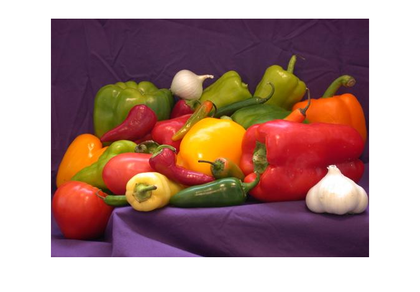
%> input picture img.png, 420 x 292 px, shrunk from 676 x 470 before the run
$ octave Gaussian_RGB.m   (GNU Octave 9; MATLAB toolbox functions it lacks are replaced by stand-ins)
%> lines starting %> are read from the running program, lines starting %| are printed output that depends on the picture
### GenerateI.m
function [Output] = GenerateI(I, sigma, sz)

[x, y] = meshgrid(-sz:sz, -sz:sz);
M = size(x,1)-1;
N = size(y,1)-1;

Exp = -(x.^2+y.^2)/(2*sigma*sigma);
K = exp(Exp)/(2*pi*sigma*sigma);

for i = 1:size(I, 1) - M
    for j = 1:size(I, 2) - N
        Temp = I(i:i+M, j:j+M).*K;
        Output(i,j) = sum(Temp(:));
    end
end

### Gaussian_RGB.m
clc; close all; clear;
% reading the image and adding Gaussian Noise for it
img = imread('C:\Users\m\Desktop\img.png');
%> img is the input picture: size 292x420x3 uint8; mean R, G, B 171.8, 138.2, 132.9
img = imnoise(img, 'gaussian');
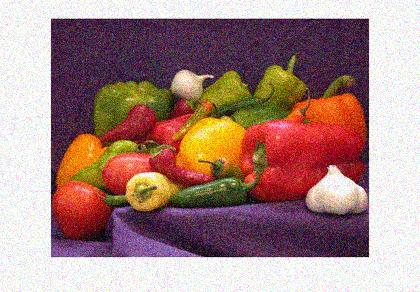
%> img: size 292x420x3 uint8; mean R, G, B 167.4, 134.9, 130
% I = imgaussfilt(img,2)   % Matlab bulid-in Filter
% Seperate RGB Image
red = double(img(:, :, 1));
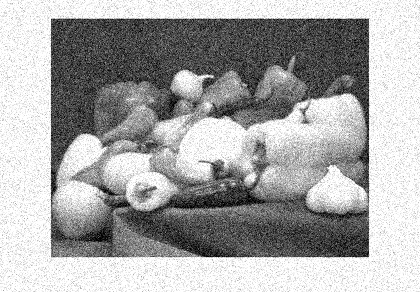
%> red: size 292x420 double; min 0, max 255, mean 167.4
green = double(img(:, :, 2));
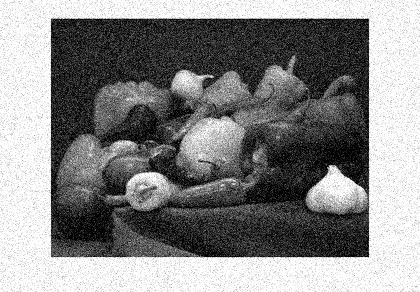
%> green: size 292x420 double; min 0, max 255, mean 134.9
blue = double(img(:, :, 3));
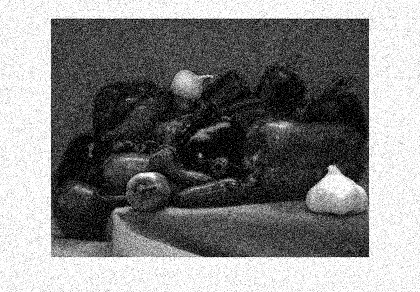
%> blue: size 292x420 double; min 0, max 255, mean 130

sigma = input('Enter Segma value: '); % sigma = 1.75
%> the answer given: 3
sz = input('Enter size: '); % sz = 1
%> the answer given: 3
% appling the equation - GenerateI function
ored = GenerateI(red, sigma, sz);
ogreen = GenerateI(green, sigma, sz);
%> call 2 of GenerateI, with sigma = 3, sz = 3
%> after the loop in GenerateI (call 2), `for i = 1:size(I, 1) - M`:
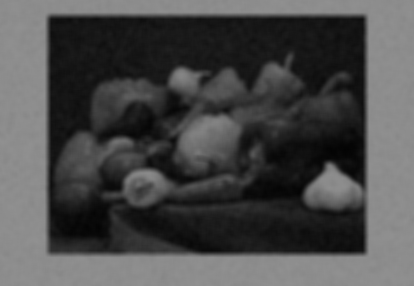
%> Output: size 286x414 double; min 3.73, max 145.1, mean 75.4
oblue = GenerateI(blue, sigma, sz);
%> call 3 of GenerateI, with sigma = 3, sz = 3
%> after the loop in GenerateI (call 3), `for i = 1:size(I, 1) - M`:
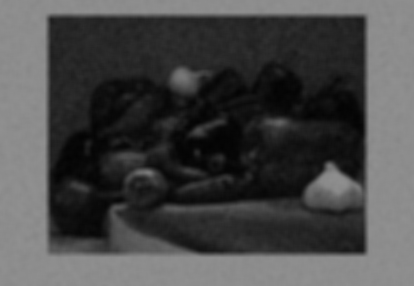
%> Output: size 286x414 double; min 3.17, max 145.2, mean 72.5
% Concatinate RGB Image after filtering
Output = cat(3, ored, ogreen, oblue);
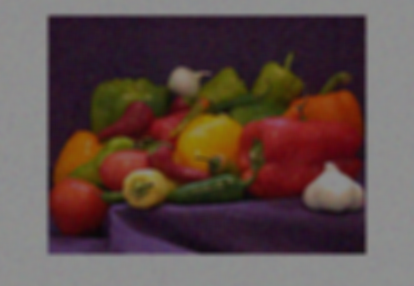
%> Output: size 286x414x3 double; mean R, G, B 94.8, 75.4, 72.5
% Convering image from double to uint8
Output = uint8(Output);
%> Output: size 286x414x3 uint8

subplot(2, 1, 1), imshow(img); title('Before: Image with Gaussian Noise');
subplot(2, 1, 2), imshow(Output); title('After: Image after Gaussian Filter');
